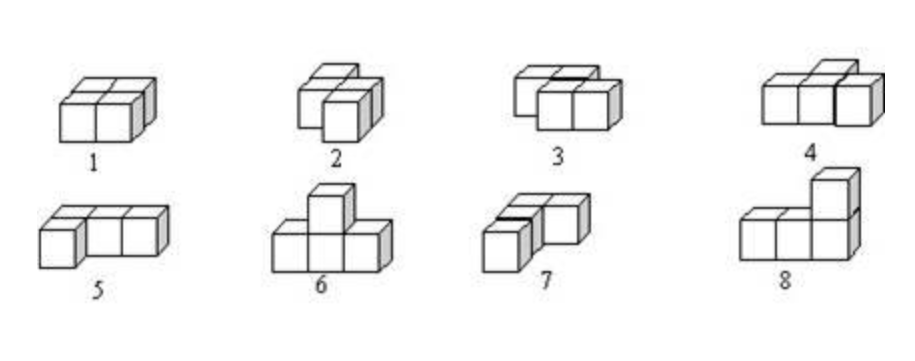
#> input picture data/cube_stack.png, 915 x 361 px
$ python opencv_canny_detect.py data/cube_stack.png
#> lines starting #> are read from the running program, lines starting #| are printed output that depends on the picture; after the words box and inside, x2 and y2 are one past the last pixel; in counts of white or black regions, pixels touching at a corner belong together
# -*- coding: utf-8 -*-
import os.path

import cv2

if __name__ == '__main__':
    import argparse

    parser = argparse.ArgumentParser()
    parser.add_argument('img')
    args = parser.parse_args()
    img_file = args.img

    out_filename = os.path.splitext(os.path.basename(img_file))[0] + '.canny' + '.jpg'
    out_dir = './output'
    os.makedirs(out_dir, exist_ok=True)
    out_filepath = os.path.join(out_dir, out_filename)
    img = cv2.imread(img_file, 0)
#> img is the input picture: shape (361, 915); min 3, max 255, mean 244.9
    cv2.imwrite(out_filepath, cv2.Canny(img, 200, 300))
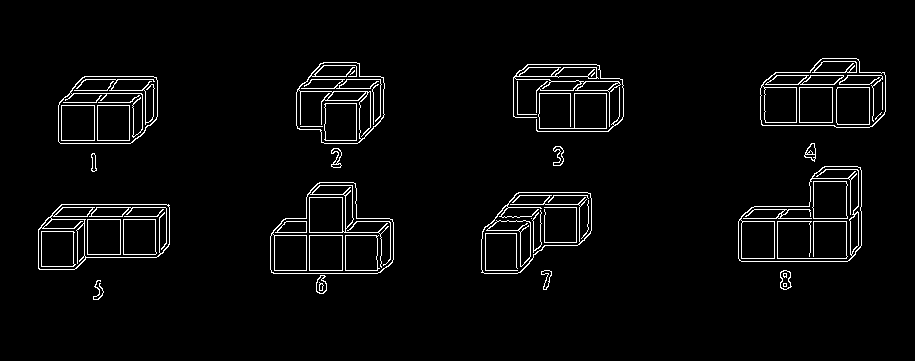
#> saved as cube_stack.canny.jpg: shape (361, 915); 3.4% white in thin lines or dots, all inside (x1, y1, x2, y2) = (38, 58, 886, 300)
    cv2.imshow("canny", cv2.imread(out_filepath))
    while True:
        if cv2.waitKey(0) & 0xFF == 27:
#> (key Esc is pressed here)
            cv2.destroyAllWindows()
            break
